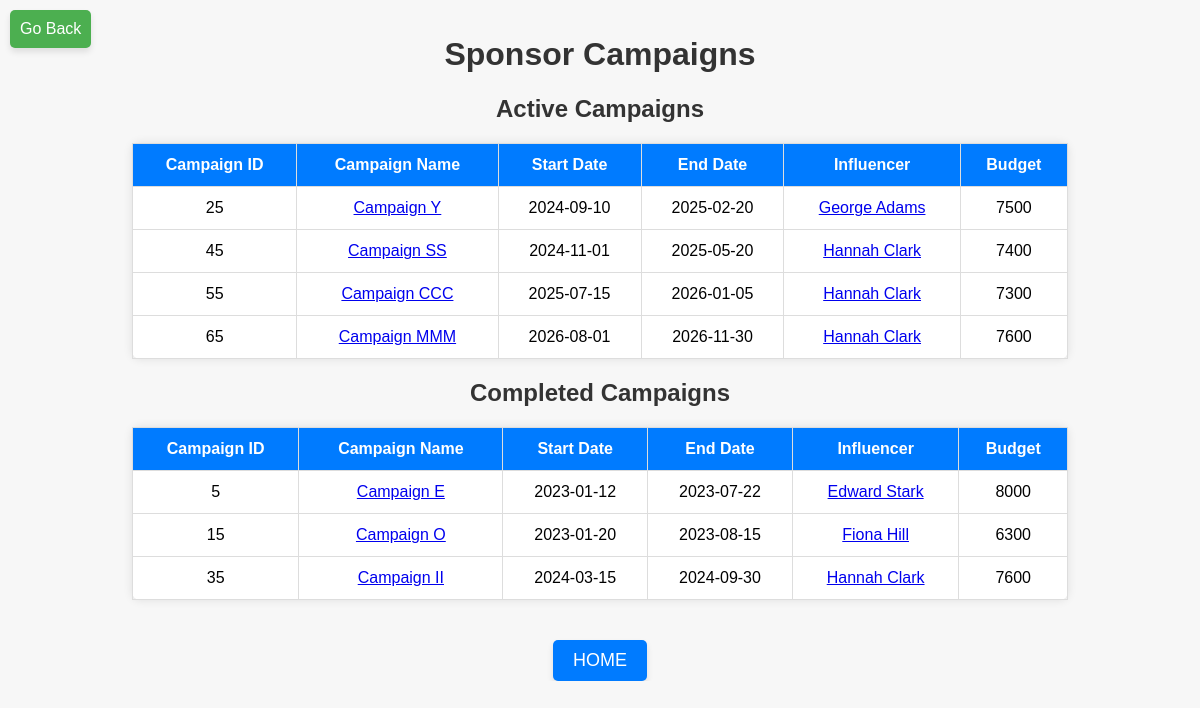
The page /admin/sponsor/sponsor_campaigns/1/5 (signed in) on the database its author committed.
### application/models.py (models this page shows)
class Sponsor(db.Model):
    SponsorID = db.Column(db.Integer, primary_key=True, autoincrement=True)
    Name = db.Column(db.String(255), nullable=False)
    Password = db.Column(db.String(255), nullable=False)
    JoiningDate = db.Column(db.Date)
    Brand = db.Column(db.String(255))
    Industry = db.Column(db.String(255))
    Email = db.Column(db.String(255), nullable=False)
    PhoneNo = db.Column(db.String(255), nullable=False)
    BrandDescription = db.Column(db.String(255))
    Address = db.Column(db.String(255))
    Website = db.Column(db.String(255))
    Flagged = db.Column(db.Integer,nullable=False,default=0)
    ProfilePicLink=db.Column(db.String(255))
    campaigns = db.relationship('Campaign', back_populates='sponsor', cascade='all, delete-orphan')

class Campaign(db.Model):
    CampaignID = db.Column(db.Integer, primary_key=True, autoincrement=True)
    Name = db.Column(db.String(255), nullable=False)
    Description = db.Column(db.Text)
    StartDate = db.Column(db.Date)
    EndDate = db.Column(db.Date)
    SponsorID = db.Column(db.Integer, db.ForeignKey('sponsor.SponsorID'), nullable=False)
    InfluencerID = db.Column(db.Integer, db.ForeignKey('influencer.InfluencerID'))
    Budget = db.Column(db.Float)
    Goal = db.Column(db.Text)
    Outreach = db.Column(db.Integer)
    Visibility = db.Column(db.Enum('Public', 'Private'))
    Flagged = db.Column(db.Integer,nullable=False,default=0)
    sponsor = db.relationship('Sponsor', back_populates='campaigns')
    influencer = db.relationship('Influencer', back_populates='campaigns')
    ad_requests = db.relationship('AdRequest', back_populates='campaign', cascade='all, delete-orphan')

class Influencer(db.Model):
    InfluencerID = db.Column(db.Integer, primary_key=True, autoincrement=True)
    Name = db.Column(db.String(255), nullable=False)
    Password = db.Column(db.String(255), nullable=False)
    JoiningDate = db.Column(db.Date)
    Email = db.Column(db.String(255), nullable=False)
    PhoneNo = db.Column(db.String(255), nullable=False)
    Followers = db.Column(db.Integer)
    Bio = db.Column(db.String(255))
    Flagged = db.Column(db.Integer,nullable=False,default=0)
    ProfilePicLink=db.Column(db.String(255))
    campaigns = db.relationship('Campaign', back_populates='influencer', cascade='all, delete-orphan')
    ad_negotiations = db.relationship('AdNegotiation', back_populates='influencer', cascade='all, delete-orphan')

### application/admin_controllers.py (the view)
@app.route('/admin/sponsor/sponsor_campaigns/<int:admin_ID>/<sponsor_ID>',methods=['GET'])
@login_required(role='admin')
def admin_sponsor_campaigns(admin_ID,sponsor_ID):
    from datetime import datetime
    today=datetime.today()
    active=(db.session.query(Sponsor,Influencer,Campaign)
            .filter(Sponsor.SponsorID==sponsor_ID)
            .join(Campaign,Campaign.SponsorID==Sponsor.SponsorID)
            .join(Influencer,Campaign.InfluencerID==Influencer.InfluencerID)
            .filter(Campaign.EndDate>=today)
            .order_by(Campaign.EndDate)
            .all())
    completed=(db.session.query(Sponsor,Influencer,Campaign)
            .filter(Sponsor.SponsorID==sponsor_ID)
            .join(Campaign,Campaign.SponsorID==Sponsor.SponsorID)
            .join(Influencer,Campaign.InfluencerID==Influencer.InfluencerID)
            .filter(Campaign.EndDate<today)
            .order_by(Campaign.EndDate)
            .all())
    return render_template('Admin_sponsor_campaigns.html',admin_ID=admin_ID,sponsor_ID=sponsor_ID,active=active,completed=completed)

### application/home_controllers.py (called while the page is built)
def login_required(role=None):
    def decorator(f):
        @wraps(f)
        def decorated_function(*args, **kwargs):
            if 'user_id' not in session:
                flash('You need to log in to access this page.')
                return redirect(url_for('login'))
            user_id = None
            if role == 'influencer':
                user_id = kwargs.get('influencer_ID')
            elif role == 'sponsor':
                user_id = kwargs.get('sponsor_ID')
            elif role == 'admin':
                user_id = kwargs.get('admin_ID')
            if role and (session.get('user_type') != role or session.get('user_id') != user_id):
                abort(403)
            return f(*args, **kwargs)
        return decorated_function
    return decorator

### Templates/Admin_sponsor_campaigns.html (shortened to what this page needs)
<!DOCTYPE html>
<html lang="en">
<head>
</head>
<body>
    <a href="javascript:history.back()" class="go-back">Go Back</a>
    <div class="container">
        <h1>Sponsor Campaigns</h1>
        <div>
            <h2>Active Campaigns</h2>
            <table id="active">
                <tr>
                    <th>Campaign ID</th>
                    <th>Campaign Name</th>
                    <th>Start Date</th>
                    <th>End Date</th>
                    <th>Influencer</th>
                    <th>Budget</th>
                </tr>
                {% for spon,inf,camp in active %}
                <tr>
                    <td>{{ camp.CampaignID }}</td>
                    <td><a href="/admin/campaign/campaign_details/{{ admin_ID }}/{{ camp.CampaignID }}">{{ camp.Name }}</a></td>
                    <td>{{ camp.StartDate }}</td>
                    <td>{{ camp.EndDate }}</td>
                    <td><a href="/admin/influencer/influencer_details/{{ admin_ID }}/{{ inf.InfluencerID }}">{{ inf.Name }}</a></td>
                    <td>{{ camp.Budget }}</td>
                </tr>
                {% endfor %}
            </table>
        </div>
        <div>
            <h2>Completed Campaigns</h2>
            <table id="completed">
                <tr>
                    <th>Campaign ID</th>
                    <th>Campaign Name</th>
                    <th>Start Date</th>
                    <th>End Date</th>
                    <th>Influencer</th>
                    <th>Budget</th>
                </tr>
                {% for spon,inf,camp in completed %}
                <tr>
                    <td>{{ camp.CampaignID }}</td>
                    <td><a href="/admin/campaign/campaign_details/{{ admin_ID }}/{{ camp.CampaignID }}">{{ camp.Name }}</a></td>
                    <td>{{ camp.StartDate }}</td>
                    <td>{{ camp.EndDate }}</td>
                    <td><a href="/admin/influencer/influencer_details/{{ admin_ID }}/{{ inf.InfluencerID }}">{{ inf.Name }}</a></td>
                    <td>{{ camp.Budget }}</td>
                </tr>
                {% endfor %}
            </table>
        </div>
        <a href="/admin/home/{{ admin_ID }}" class="home-link">HOME</a>
    </div>
</body>
</html>

### Templates/Admin_sponsor_campaigns.html (style rules this page uses)
body { font-family: Arial, sans-serif; background-color: #f7f7f7; margin: 0; padding: 15px; overflow: hidden; display: flex; flex-direction: column; align-items: center; }
.container { max-height: 90vh; overflow-y: auto; text-align: center; margin: 0 auto; width: 100%; }
h1, h2 { color: #333; }
table { margin: 20px auto; border-collapse: collapse; border: 1px solid #ddd; background-color: #ffffff; border-radius: 8px; box-shadow: 0 0 10px rgba(0, 0, 0, 0.1); width: 80%; }
table th, table td { border: 1px solid #ddd; padding: 12px; text-align: center; }
table th { background-color: #007bff; color: white; }
.home-link { display: inline-block; padding: 10px 20px; background-color: #007bff; color: white; border-radius: 5px; text-decoration: none; transition: background-color 0.3s ease, box-shadow 0.3s ease; box-shadow: 0 4px 6px rgba(0, 0, 0, 0.1); margin-top: 20px; font-size: large; }
.go-back { position: absolute; top: 10px; left: 10px; background-color: #4caf50; color: white; padding: 10px; text-decoration: none; border-radius: 5px; transition: background-color 0.3s ease, box-shadow 0.3s ease; box-shadow: 0 4px 6px rgba(0, 0, 0, 0.1); }

### rows shown on the page
Sponsor: CampaignID "25", Name "Campaign Y", StartDate "2024-09-10", EndDate "2025-02-20", Name "George Adams", Budget "7500", CampaignID "45", Name "Campaign SS", StartDate "2024-11-01", EndDate "2025-05-20", Name "Hannah Clark", Budget "7400", CampaignID "55", Name "Campaign CCC", StartDate "2025-07-15", EndDate "2026-01-05", Budget "7300", CampaignID "65", Name "Campaign MMM", StartDate "2026-08-01", EndDate "2026-11-30", Budget "7600", CampaignID "5", Name "Campaign E", StartDate "2023-01-12", EndDate "2023-07-22", Name "Edward Stark", Budget "8000", CampaignID "15", Name "Campaign O", StartDate "2023-01-20", EndDate "2023-08-15", Name "Fiona Hill", Budget "6300", CampaignID "35", Name "Campaign II", StartDate "2024-03-15", EndDate "2024-09-30"
